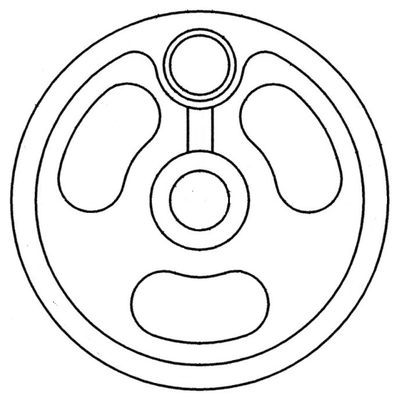
%> input picture RobotDrawing/polea.png, 420 x 406 px, shrunk from 890 x 860 before the run
$ octave Image2Trajectory.m   (GNU Octave 9; MATLAB toolbox functions it lacks are replaced by stand-ins)
%> lines starting %> are read from the running program, lines starting %| are printed output that depends on the picture; in (x1, y1, x2, y2) boxes, pixels count from 0 and x2, y2 are one past the last pixel; in counts of white or black regions, pixels touching at a corner belong together; the program's own positions count from 1
% Author: Christian Trejo from SD&C
% This algorithm converts and image into a tarjectory so delta robot can draw content image (actually a path)

% End efector height for drawing (Zmin) and relocalization (Zmax)
Zmin=-145;
Zmax=-140;

%% Image Processing
Oim = imread('polea.png');      % Load image
%> Oim is the input picture: size 406x420x3 uint8; min 0, max 255, mean 239.3
im = rgb2gray(Oim);             % Gray Scale
bw = im2bw(im,0.5);             % Binary Image
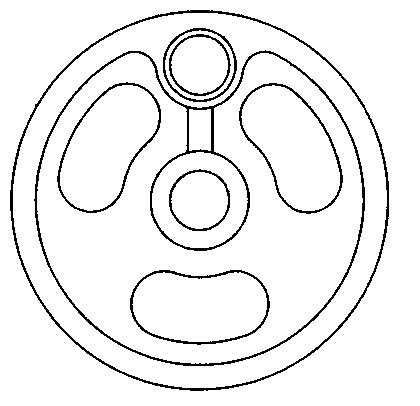
%> bw: size 406x420 logical; 93.9% white; black in thin lines or dots, all inside (x1, y1, x2, y2) = (10, 10, 389, 391)
bw = 1-bw;                      % Invert image
bw = bwmorph(bw,'thin',Inf);    % thinning contours to a pixel size
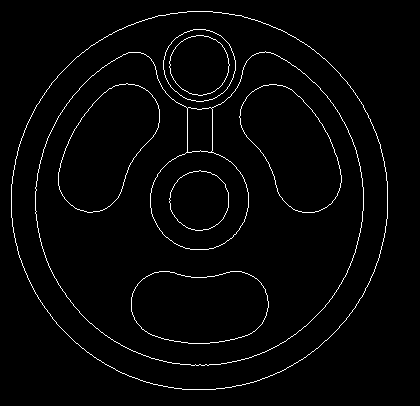
%> bw: size 406x420 logical; 2.3% white in thin lines or dots, all inside (x1, y1, x2, y2) = (11, 11, 388, 390)
se=[0 0 0; 0 1 0 ; 0 0 0];      % Structural element
bw = bwmorph(bw,'spur',inf);    % Remove branches

figure(1)
subplot(1,2,1)
imshow(Oim)
title('Polea without processing')
subplot(1,2,2)
imshow(bw)
title('Polea after image processing')

%% Detection of number of objects found in "bw" image
CC = bwconncomp(bw);
%> CC = 8 connected components
L  = labelmatrix(CC); % Label each object found in image
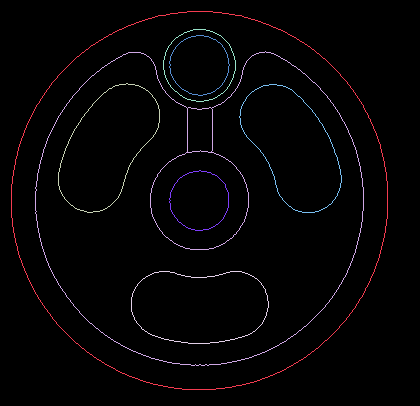
%> L: size 406x420 uint8; 9 distinct labels, from 0 to 8; one colour per label, 0 black
RGB = label2rgb(L);   % Assign a color to each object
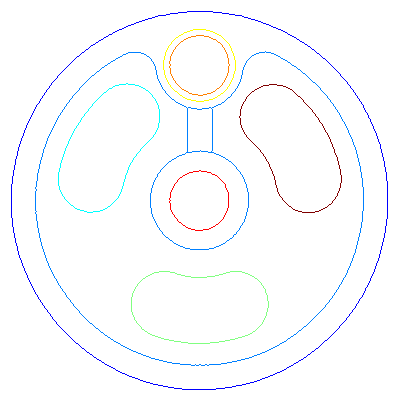
%> RGB: size 406x420x3 uint8; mean R, G, B 250.5, 251.6, 253.5

% Plot objects
figure(2)
imshow(RGB)
title('Objects found on image')

%% Clean All Noise Objects
imz=zeros(CC.ImageSize);    % Defien Matriz to draw
%> imz: size 406x420 double; every value is 0
c=0; % Counter
objects = zeros( [], CC.NumObjects*2 );
for i=1 : CC.NumObjects
    imz(CC.PixelIdxList{i})=1;  % Set to 1 objects index
    % subplot(3,6,i) ;imshow(imz,[]); % To see each object

    [ row, col ] = find( imz, 1, 'first' );
    if length(CC.PixelIdxList{i})<10
        % If there is an object with less than ten index then it is noise
        % Ignore it, do nothing.
    else
        % contour contains object coordinates
        contour = bwtraceboundary(imz, [row, col], 'E', 8, Inf,'counterclockwise');
        % objects stores all paths for each object
        objects(1 : size(contour, 1), c+1: c+2)=contour;
        % An increment of two is used to store the pair (X,Y) of each
        % object
        c=c+2;

    end
    % Imz is set to zero to be used in next "for" iteration
    imz=imz*0;
end
%> this loop made 8 passes
%> (row, col, c) on passes 1 to 8: (185, 12, 2), (188, 36, 4), (173, 59, 6), (298, 132, 8), (61, 164, 10), (62, 170, 12), (199, 170, 14), (117, 240, 16)
%> after the loop, contour = 312 rows, first 12: [117 240; 118 240; 119 241; 120 241; 121 241; 122 241; 123 241; 124 241; 125 241; 126 242; 127 242; 128 242]

figure(3)
for i = 0 : 2 : length(objects(1,:))-2
        plot( objects(:,i+1) , objects(:,i+2),'b.')
        hold on
end
%> this loop made 8 passes
%> i on passes 4 to 8: 6, 8, 10, 12, 14
title("Objects paths (without noise elements)")
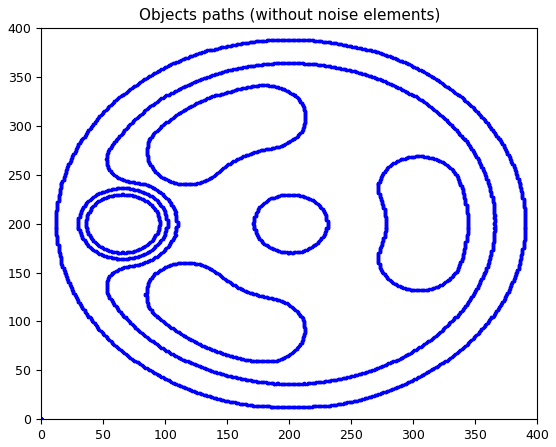
%> figure redrawn from the program's plot data

%% All objects are linked into a single path
Rt=objects;
Pt=[0,0];
% Auxiliar variables
c=0;
B=0;
for i=0 : 2 : length(Rt(1,:))-2
    % (X,Y) Coordinates extracted from an object
    X=(Rt(:,c+1));
    Y=(Rt(:,c+2));

    % If there is a pixel size object then ignore it
    if Rt(2,c+1)==0 && Rt(2,c+2)==0
        % Do nothing.
    else
        % Convert from pixels to Spline
        t = 1:length( X(X>0) );
        xy = [ X(X>0) , Y(Y>0) ]';
%> (the run ends here)
